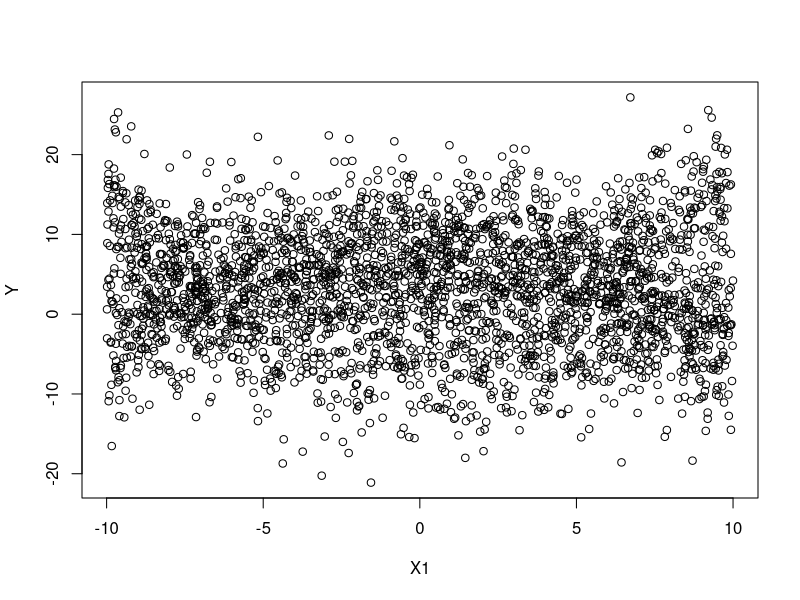

Recreate this plot in R.
set.seed(151)

n <- 3000

X1 <- runif(n, -10, 10)
X2 <- sample(c('blue pill', 'red pill', 'mystery pill'), n, replace=TRUE)

blue <- ifelse(X2 == 'blue pill', 1, 0)
red <- ifelse(X2 == 'red pill', 1, 0)
green <- ifelse(X2 == 'green pill', 1, 0)
mystery <- ifelse(X2 == 'mystery pill', 1, 0)

beta0 <- 4
beta1 <- .2
beta2 <- .03
beta3 <- -.01

beta4 <- 1
beta5 <- -.5
beta6 <- .02
beta7 <- .02

beta8 <- 5
beta9 <- -.09
beta10 <- -.18
beta11 <- .009

beta12 <- -2
beta13 <- -.19
beta14 <- -.02
beta15 <- 0

beta16 <- -10
beta17 <- -.1
beta18 <- .1
beta19 <- .0

sigma <- 5

Y <- 
     beta0 + beta1*X1 + beta2*X1^2 + beta3*X1^3 +
     beta4*blue + beta5*X1*blue + beta6*X1^2*blue + beta7*X1^3*blue +
     beta8*red + beta9*X1*red + beta10*X1^2*red + beta11*X1^3*red +
     # beta12*green + beta13*X1*green + beta14*X1^2*green + beta15*X1^3*green +
     beta16*mystery + beta17*X1*mystery + beta18*X1^2*mystery + beta19*X1^3*mystery +
  rnorm(n, 0, sigma)

myData <- data.frame(
            Y = Y
            ,
            X1 = X1
            ,
            X2 = X2
            ,
            X3 = rf(n, 3, 9)
            ,
            X4 = rf(n, 2, 5)
            ,
            X5 = sample(c(0,1), n, replace=TRUE)
            ,
            X6 = rf(n, 2, 5) + rt(n, 1)^2
            ,
            X7 = sample(c(0,1), n, replace=TRUE)
            ,
            X8 = runif(n, -20, 5)
            ,
            X9 = rpois(n, 3.2)
            ,
            X10 = rbinom(n, 30, .5)
          )

plot(Y ~ X1, data = myData)


# pairs(myData)

mylm <- lm(Y ~ X1 + X2 + X1:X2 + I(X1^2) + I(X1^3) + I(X1^2):X2 + I(X1^3):X2, data = myData)

summary(mylm)

b <- coef(mylm)

# curve(b[1] + b[2]*x + b[3]*x^2 + b[4]*x^3, add=TRUE, col=palette()[1], lwd=4)
